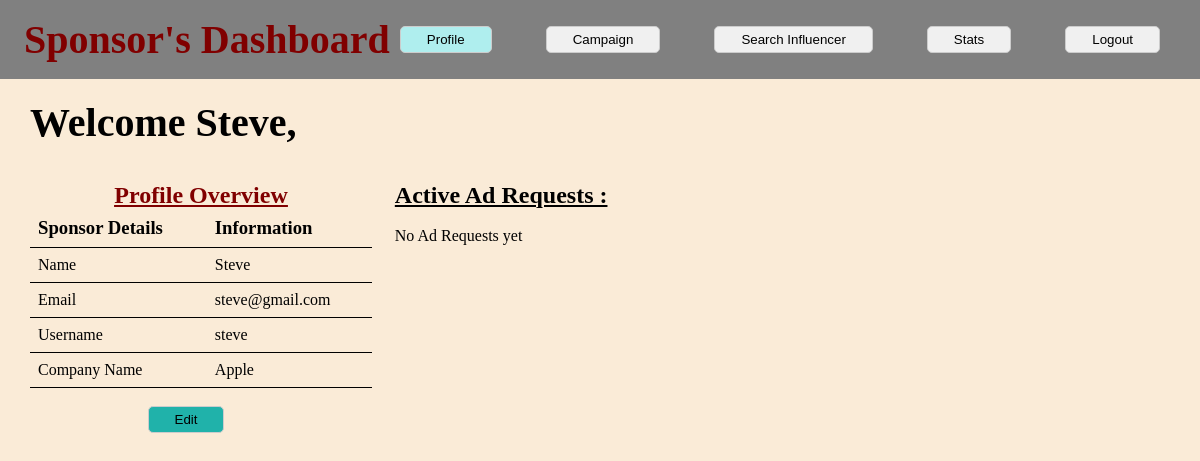
Screenshot of /sponsor/dash_profile/steve (signed in) with the database file from the repository.
### website/models.py (models this page shows)
class Sponsor(db.Model, UserMixin):
    __tablename__="Sponsor"
    id=db.Column(db.Integer, primary_key=True)
    role=db.Column(db.String, default='Sponsor', nullable=False)
    fullname=db.Column(db.String, nullable=False)
    company_name=db.Column(db.String, nullable=False)
    email=db.Column(db.String, nullable=False)
    username=db.Column(db.String, nullable=False, unique=True)
    pwd=db.Column(db.String, nullable=False)
    is_flag=db.Column(db.Boolean, nullable=False, default=False)
    campaign=db.relationship("Campaign",backref="Sponsor")
    ad_request = db.relationship('Ad_request',backref="Sponsor")

### website/sponsor.py (the view)
@sponsor.route('/dash_profile/<string:username>', methods=['GET','POST'])
@login_required
def dash_profile(username):
    if request.method == 'GET':
        spon = Sponsor.query.filter_by(username=username).first()
        adreqs = Ad_request.query.filter_by(sponsor_id=spon.id, status='Accepted').all()
        data={}
        for adreq in adreqs:
            camp = Campaign.query.filter_by(id=adreq.campaign_id).first()
            inf = Influencer.query.filter_by(id=adreq.influencer_id).first()
            data[adreq.id] = [camp.name, inf.fullname, adreq.payment_amount, adreq.completed, adreq.payment_done, inf.id]
        return render_template('/sponsor/dash_profile.html', spon=spon, data=data)

### website/templates/sponsor/dash_profile.html (shortened to what this page needs)
<!DOCTYPE html>
<html lang="en">
<head>
    <link rel="stylesheet" href="/static/style.css">
</head>
<body>
    <nav class="navbar">
        <h1>Sponsor's Dashboard</h1>
        <div>
            <button class="open_button"><a href="/sponsor/dash_profile/{{spon.username}}">Profile</a></button>
            <button><a href="/sponsor/dash_campaign/{{spon.id}}">Campaign</a></button>
            <button><a href="/sponsor/dash_find/{{spon.id}}">Search Influencer</a></button>
            <button><a href="/sponsor/dash_stats/{{spon.id}}">Stats</a></button>
            <button><a href="/auth/user_logout">Logout</a></button>
        </div>
    </nav>
    <div class="dashboard">
        <h1>Welcome {{spon.fullname}},</h1>
        <br>
        <br>
        <div class="profile">
            <h2><u>Profile Overview</u></h2>
            <table class="view_table">
                <thead>
                    <tr>
                        <th><h3>Sponsor Details</h3></th>
                        <th><h3>Information</h3></th>
                    </tr>
                </thead>
                <tbody>
                    <tr>
                        <td>Name</td>
                        <td>{{spon.fullname}}</td>
                    </tr>
                    <tr>
                        <td>Email</td>
                        <td>{{spon.email}}</td>
                    </tr>
                    <tr>
                        <td>Username</td>
                        <td>{{spon.username}}</td>
                    </tr>
                    <tr>
                        <td>Company Name</td>
                        <td>{{spon.company_name}}</td>
                    </tr>
                </tbody>
            </table>
            <br>
            <button class="edit_button"><a href="/sponsor/edit_profile/{{spon.id}}">Edit</a></button>
        </div>
        <div class="profile2">
            <h2><u>Active Ad Requests : </u></h2>
            <br>
            {% if data %}
            <table class="view_table">
                <thead class="table_head">
                    <tr>
                        <td><h3>Campaign Name</h3></td>
                        <td><h3>Influencer Name</h3></td>
                        <td><h3>Payment</h3></td>
                        <td><h3>Completed</h3></td>
                        <td><h3>Payment Status</h3></td>
                        <td><h3>Review</h3></td>
                    </tr>
                </thead>
                <tbody>
                    {% for key,value in data.items() %}
                    <tr>
                        <td>{{value[0]}}</td>
                        <td>{{value[1]}}</td>
                        <td>{{value[2]}}</td>
                        <td>
                            {% if value[3]==False %}
                            <p class="pending_link">Pending</p>
                            {% else %}
                            <p class="accept_link">Done</p>
                            {% endif %}
                        </td>
                        <td>
                            {% if value[3]==True%}
                                {% if value[4]==False %}
                                <a class="active_link" href="/sponsor/make_payment/{{key}}">Make Payment</a>
                                <td></td>
                                {% else %}
                                <p class="accept_link">Done</p>
                                <td><a class="active_link" href="/sponsor/{{spon.id}}/review_influencer/{{value[5]}}">Review</a></td>
                                {% endif %}
                            {% endif %}
                        </td>
                    </tr>
                    {% endfor %}
                </tbody>
            </table>
            {% else %}
            <p>No Ad Requests yet</p>
            {% endif %}
        </div>
    </div>
</body>
</html>

### website/static/style.css (style rules this page uses)
* { margin: 0; padding: 0; }
body { background-color:antiquewhite; }
h1 { margin-top: 20px; font-size: 40px; text-align: center; color: maroon; }
a { text-decoration: none; }
.dashboard { width: 95%; margin: 0 auto; }
.dashboard button { background-color: #f0f0f0; border: 1px solid #ccc; padding: 5px 10px; border-radius: 5px; margin-left: 10px; cursor: pointer; margin-right: 5vmin; }
button a { text-decoration: none; color: black; margin: 2vmin; height:4vmin; width: 10vmin; }
.navbar button { background-color: #f0f0f0; border: 1px solid #ccc; padding: 5px 10px; border-radius: 5px; margin-left: 10px; cursor: pointer; margin-right: 5vmin; }
.navbar .open_button { background-color: paleturquoise; }
.navbar { text-align: center; background-color: gray; display: flex; justify-content: space-between; align-items: center; }
.navbar h1 { margin-left: 3vmin; margin-top: 2vmin; margin-bottom: 2vmin; }
.profile { width: 30%; float: left; text-align: center; }
.profile2 { width: 68%; float: right; }
.dashboard h1 { color: black; text-align: left; }
.profile h2 { color: maroon; text-decoration: underline; text-align: center; }
.view_table { border-collapse: collapse; width: 100%; text-align: justify; }
td, th { border-bottom: 1px solid black; text-align: left; padding: 8px; }
.dashboard .edit_button { background-color: lightseagreen; }

### rows the page displays
Sponsor: fullname "Steve", email "steve@gmail.com", username "steve", company_name "Apple"
